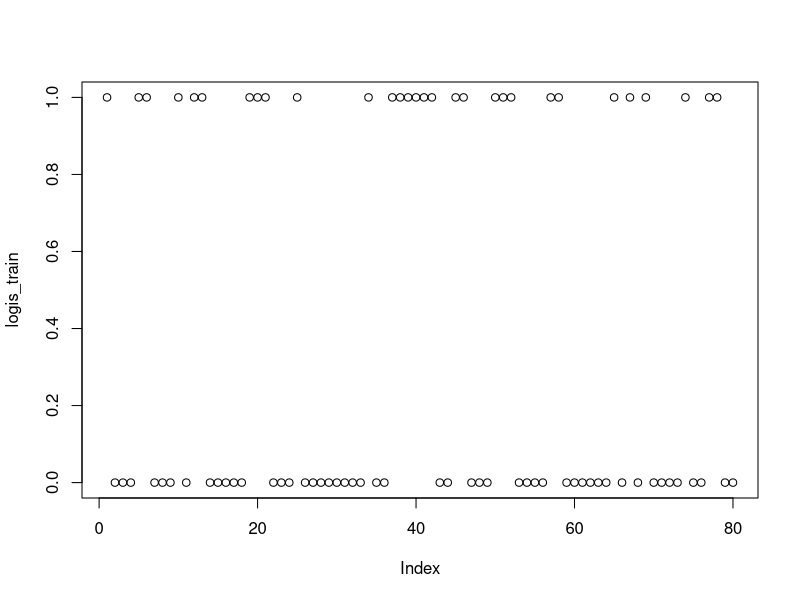
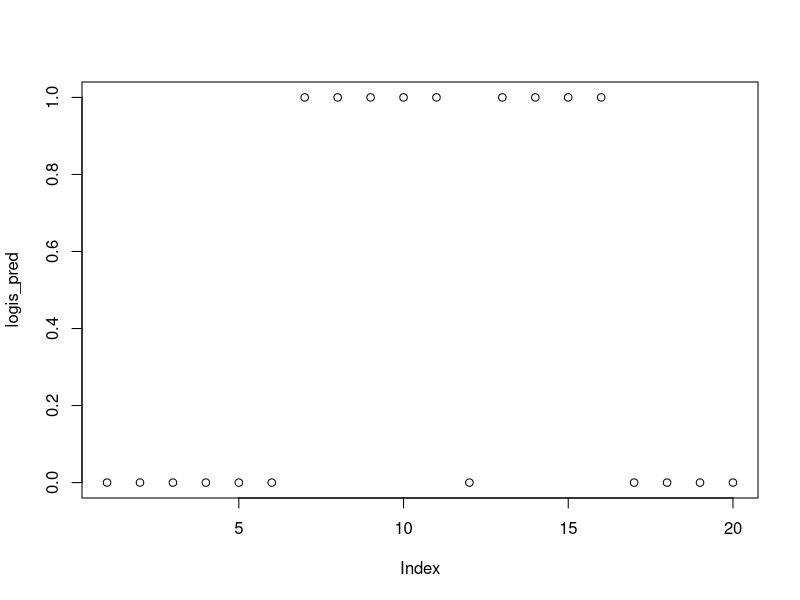

Reproduce these figures in R, in order.
# Automotive Crash Testing

library(caret) # for confusionMatrix

# * 1) Reading Data
crashTest_1 <- read.csv("crashTest_1.csv", row.names = 1)
crashTest_1_TEST <- read.csv("crashTest_1_TEST.csv", row.names = 1)

# * 2) Viewing Data
View(crashTest_1)
head(crashTest_1)
head(crashTest_1_TEST)

# Structure of the data
str(crashTest_1)

# Summary of the data
summary(crashTest_1)
summary(crashTest_1_TEST)

# * 3) Building Model

# Convert CarType to a factor
crashTest_1$CarType <- as.factor(crashTest_1$CarType)
crashTest_1_TEST$CarType <- as.factor(crashTest_1_TEST$CarType)

logis_fit <- glm(formula = crashTest_1$CarType ~ ., family = "binomial", data = crashTest_1)

summary(logis_fit)

# Finding the odds using predict()

logis_train <- predict(logis_fit, type = "response")
plot(logis_train)

# Mean of the odds
tapply(logis_train, crashTest_1$CarType, mean)

# * 4) Predicting on Test Data

logis_pred <- predict(logis_fit, newdata = crashTest_1_TEST, type = "response")
plot(logis_pred)

# Results
crashTest_1_TEST[logis_pred <= 0.5, "Logis_Pred"] <- "Hatchback"
crashTest_1_TEST[logis_pred > 0.5, "Logis_Pred"] <- "SUV"

# Confusion Matrix
confusionMatrix(table(crashTest_1_TEST$CarType, crashTest_1_TEST$Logis_Pred), positive = "SUV")
